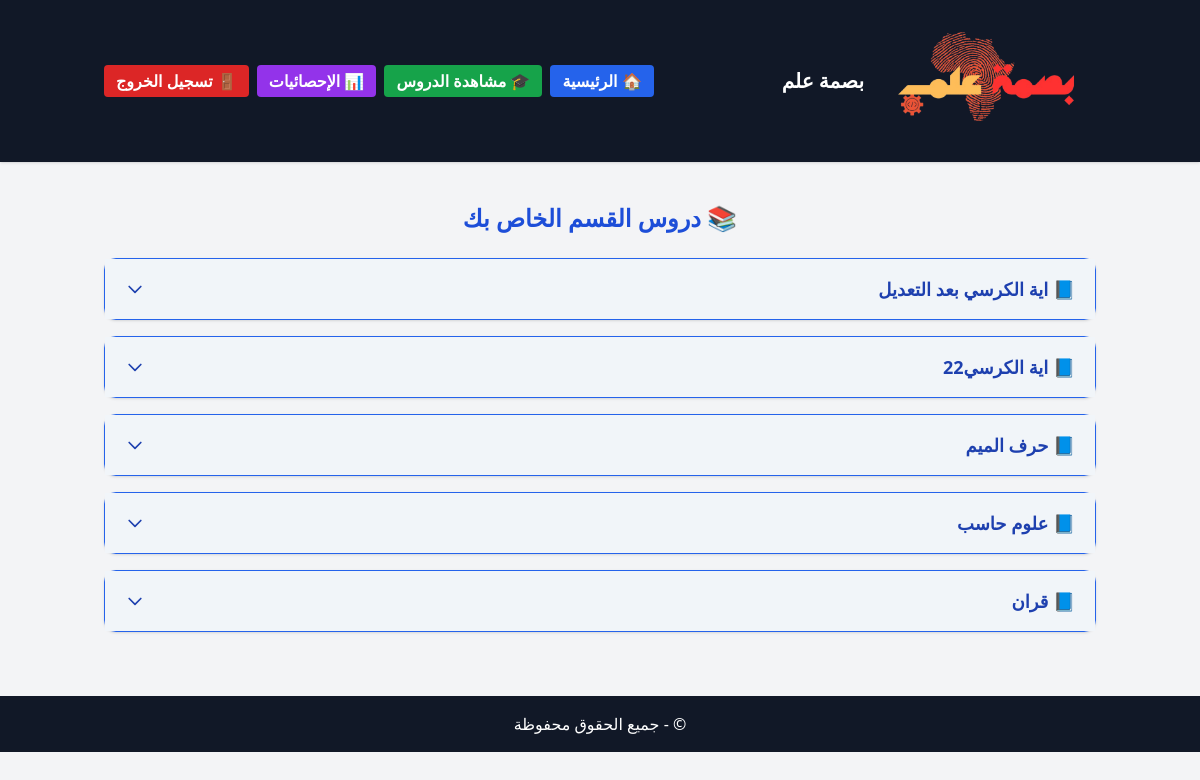
The app's page /videos/lessons/student/ (signed in) with its own data.
### videos/models.py (models this page shows, shortened)
class Lesson(models.Model):
    title = models.CharField(max_length=200)
    description = models.TextField()
    video_file = models.FileField(upload_to='videos/', blank=True, null=True)
    section = models.ForeignKey(Section, on_delete=models.CASCADE)  # 🆕 ربط الدرس بالقسم
    external_link = models.URLField(blank=True, null=True)
    created_at = models.DateTimeField(auto_now_add=True)
    order = models.IntegerField(default=0)
    class Meta:
        ordering = ['order']

### videos/views.py (the view)
# urls.py: path('lessons/student/', views.student_lesson_list, name='student_lesson_list'),
@login_required
def student_lesson_list(request):
    try:
        student = Student.objects.get(user=request.user)
        section = student.section
        lessons = Lesson.objects.filter(section=section).order_by('order')
    except Student.DoesNotExist:
        lessons = Lesson.objects.none()
    for lesson in lessons:
        vp = VideoProgress.objects.filter(user=request.user, lesson=lesson).first()
        lesson.progress = vp.progress if vp else 0
    return render(request, 'videos/student_lesson_list.html', {'lessons': lessons})

### videos/templates/videos/student_lesson_list.html (shortened to what this page needs)
{% extends 'base.html' %}
{% block content %}
<div class="container mx-auto mt-8 px-4">
  <h2 class="text-2xl font-bold text-center text-blue-700 mb-6">
    📚 دروس القسم الخاص بك
  </h2>
  {% if lessons %}
    <div class="space-y-4">
      {% for lesson in lessons %}
        <div class="border border-blue-600 rounded-xl shadow">
          <button type="button"
                  class="accordion-btn w-full text-right px-5 py-4 text-blue-800 font-semibold text-lg flex justify-between items-center"
                  onclick="toggleAccordion('lesson{{ forloop.counter }}')">
            <span>📘 {{ lesson.title }}</span>
            <svg class="w-5 h-5 transition-transform transform"
                 id="icon-lesson{{ forloop.counter }}"
                 fill="none" stroke="currentColor" viewBox="0 0 24 24">
              <path stroke-linecap="round" stroke-linejoin="round"
                    stroke-width="2" d="M19 9l-7 7-7-7"/>
            </svg>
          </button>
        </div>
      {% endfor %}
    </div>
  {% else %}
    <div class="text-center text-gray-600 mt-10">
      لا توجد دروس متاحة لقسمك حاليًا.
    </div>
  {% endif %}
</div>
{% endblock %}

### videos/templates/videos/student_lesson_list.html (style rules this page uses)
.accordion-btn { background-color: #f1f5f9; transition: background 0.3s; }

### records on screen
Lesson: title "اية الكرسي بعد التعديل"
Lesson: title "اية الكرسي22"
Lesson: title "حرف الميم"
Lesson: title "علوم حاسب"
Lesson: title "قران"
